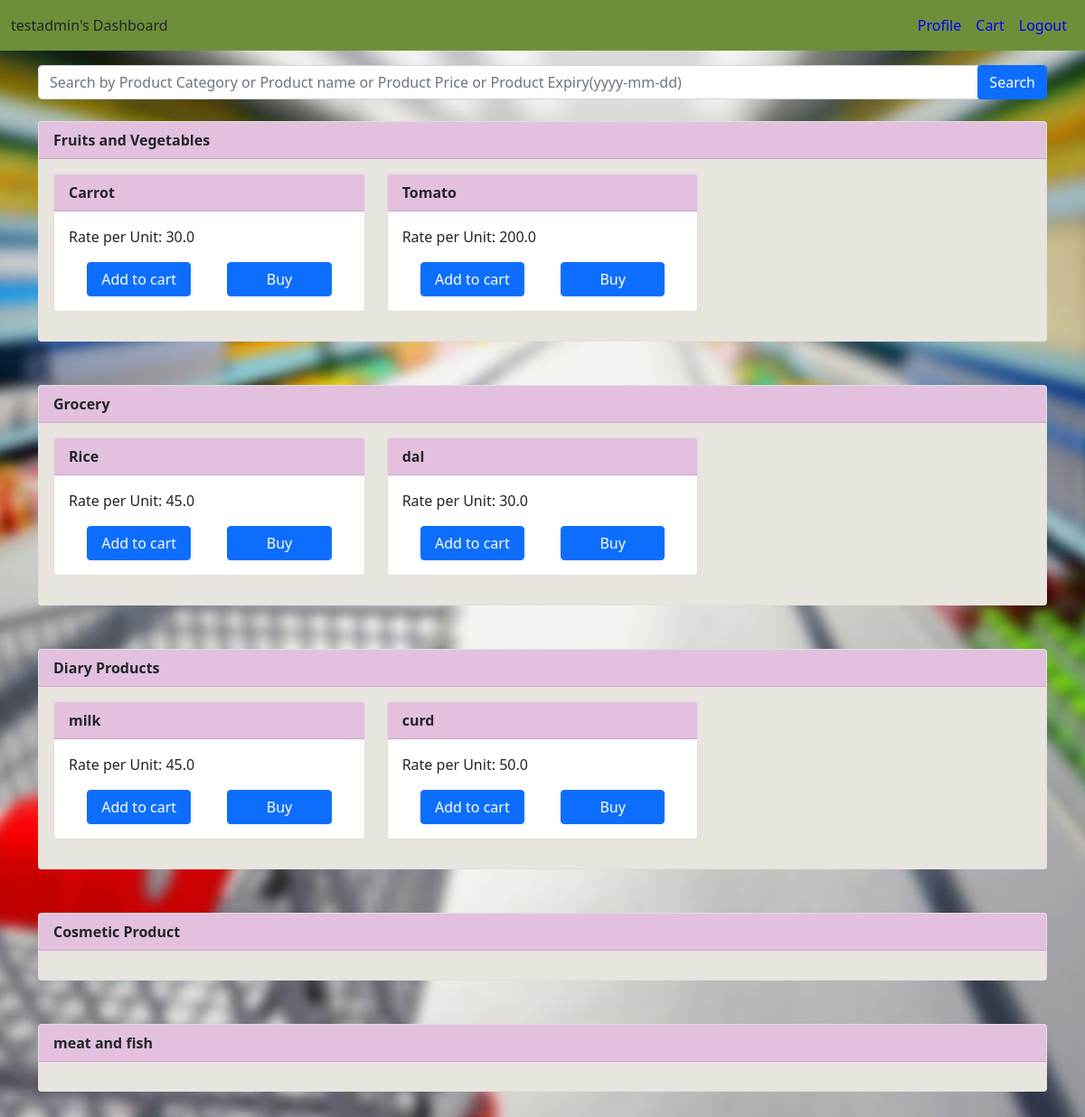
The page /getproductdetailsforuser/1 on the database its author committed.
### application/models.py (models this page shows)
class User(db.Model):
    __tablename__ = 'user'
    user_id = db.Column(db.Integer, primary_key = True,autoincrement=True,nullable=False)
    user_name = db.Column(db.String, unique=True,nullable = False)
    user_password = db.Column(db.String, nullable = False)
    user_role = db.Column(db.String, nullable = False)

class ProductCategory(db.Model):
    __tablename__ = 'productcategory'
    productcategory_id = db.Column(db.Integer, primary_key = True, autoincrement=True,)
    productcategory_name = db.Column(db.String, nullable = False)
    productcategory_isdeleted = db.Column(db.Integer, nullable = False)
    products = db.relationship('Product', backref = "productcategory")

class Product(db.Model):
    __tablename__ = 'product'
    product_id = db.Column(db.Integer, primary_key = True, autoincrement=True,)
    product_name = db.Column(db.String, nullable = False)
    productcategory_id = db.Column(db.Integer, db.ForeignKey('productcategory.productcategory_id'), nullable = False)
    product_unit = db.Column(db.String, nullable = False)
    product_rateperunit = db.Column(db.Float, nullable = False)
    product_quantity = db.Column(db.Integer, nullable = False)
    product_expirydate = db.Column(db.DateTime, nullable = True)
    product_isdeleted = db.Column(db.Integer, nullable = False)

### application/controllers.py (the view)
@app.route("/getproductdetailsforuser/<int:userid>", methods=["GET"])
def getproductdetailsforuserbyuserid(userid):
    retrievedUser = User.query.get(userid)
    return getproductdetailsforuser(retrievedUser)

### application/controllers.py (called while the page is built)
def getproductdetailsforuser(user):
    retrievedProductCategories = ProductCategory.query.all()
    retrieved_userCartDetails = UserCartDetails.query.filter_by(user_id = user.user_id, usercartdetails_cartstatus = 1).all()
    numOfCartItems = 0
    if retrieved_userCartDetails:
        numOfCartItems = sum(cart_detail.usercartdetails_productquantity for cart_detail in retrieved_userCartDetails)
    return render_template("user_productcategories.html",
                           productCategories = retrievedProductCategories,
                           user = user,
                           numOfCartItems = numOfCartItems)

### templates/user_productcategories.html (shortened to what this page needs)
<!DOCTYPE html>
<html lang="en">
<head>
  <link href="https://cdn.jsdelivr.net/npm/bootstrap@5.0.2/dist/css/bootstrap.min.css" rel="stylesheet">
</head>
<body>
<nav class="navbar navbar-expand navbar-light divcolor">
    <div class="container-fluid">
        <span class="navbar-text font-weight-bold text-dark">{{user.user_name}}'s Dashboard</span>
        <ul class="navbar-nav ml-auto">
            <li class="nav-item">
                <a class="nav-link" href="/profile/{{user.user_id}}" style="color: blue;">Profile</a>
            </li>
            <li class="nav-item">
                <a class="nav-link" href="/getUserCartDetails/{{user.user_id}}" style="color: blue;">Cart {%if numOfCartItems > 0%}({{numOfCartItems}}){%endif%}</a>
            </li>
            <li class="nav-item">
                <a class="nav-link" href="/logout" style="color: blue;">Logout</a>
            </li>
        </ul>
    </div>
</nav>
<div class="container mt-3">
    <form action="/{{user.user_id}}/search" method="POST">
        <div class="input-group mb-3">
            <input type="text" class="form-control" placeholder="Search by Product Category or Product name or Product Price or Product Expiry(yyyy-mm-dd)" name="searchquery" aria-describedby="basic-addon2">
            <div class="input-group-append">
              <button class="btn btn-primary" type="submit">Search</button>
            </div>
          </div>
    </form>
</div>
<div class="container mt-4">
    {% if productCategories %}
        {% for productcategory in productCategories %}
        {% if productcategory.productcategory_isdeleted == 0 %}
            <div class="card">
                <div class="card-header">
                    {{ productcategory.productcategory_name }}
                </div>
                <div class="card-body" style="background-color: rgb(232, 228, 222);">
                    <div class="row">
                        {% for product in productcategory.products %}
                        {% if product.product_isdeleted == 0 %}
                            <div class="col-md-4 mb-3">
                                <div class="card">
                                    <div class="card-header">
                                        {{ product.product_name }}
                                    </div>
                                    <div class="card-body">
                                        <p class="card-text">Rate per Unit: {{ product.product_rateperunit }}</p>
                                        {% if product.product_quantity == 0 %}
                                        <p class="card-text outofstock-message">Out of Stock</p>
                                        {% else %}
                                        <div class="d-flex justify-content-center">
                                            <a href="/{{user.user_id}}/addProductToCart/{{product.product_id}}" class="btn btn-primary custom-button">Add to cart</a>
                                            <a href="/{{user.user_id}}/buyProduct/{{product.product_id}}" class="btn btn-primary custom-button">Buy</a>
                                        </div>
                                        {% endif %}
                                    </div>
                                </div>
                            </div>
                        {% endif %}
                        {% endfor %}
                    </div>
                </div>
            </div>
        {% endif %}
        <br><br>
        {% endfor %}
    {% endif %}
</div>
</body>
</html>

### templates/user_productcategories.html (style rules this page uses)
body { background-image: url('/static/background2.jpg'); background-size: cover; background-repeat: no-repeat; background-position: center center; min-height: 100vh; }
.divcolor { background-color: rgb(110, 143, 57); }
.custom-button { width: 120px; margin-left: 20px; margin-right: 20px; }
.card-header { background-color: rgb(227, 192, 222); font-weight: bold; }

### rows shown on the page
User: user_name "testadmin"
ProductCategory: productcategory_name "Fruits and Vegetables"
Product: product_name "Carrot", product_rateperunit "30.0"
Product: product_name "Tomato", product_rateperunit "200.0"
ProductCategory: productcategory_name "Grocery"
Product: product_name "Rice", product_rateperunit "45.0"
Product: product_name "dal", product_rateperunit "30.0"
ProductCategory: productcategory_name "Diary Products"
Product: product_name "milk", product_rateperunit "45.0"
Product: product_name "curd", product_rateperunit "50.0"
ProductCategory: productcategory_name "Cosmetic Product"
ProductCategory: productcategory_name "meat and fish"
